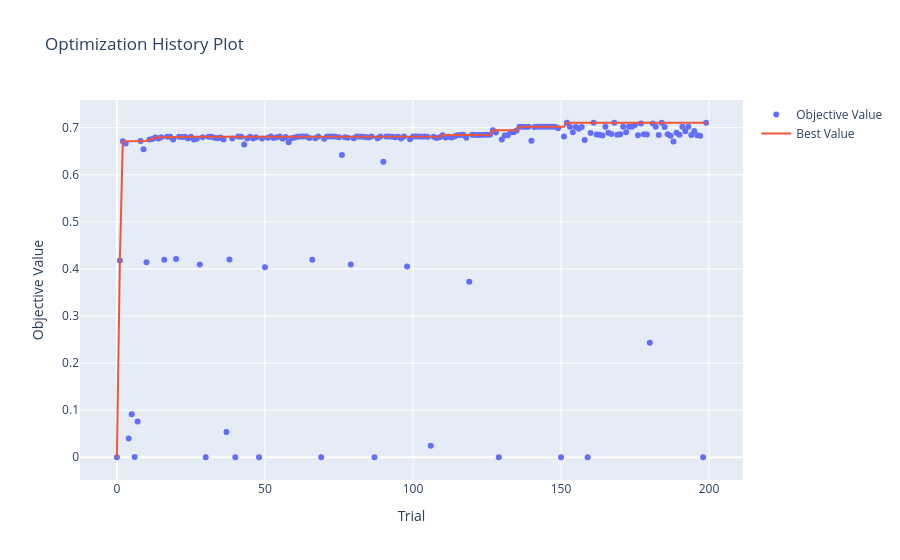

Notebook code for this chart:
### Markdown cell above
### Analysis of Hyperparameter Tuning Results

### Code cell
study = joblib.load("/Users/thananpornsethjinda/Desktop/credit-risk-modeling/src/model/optuna/final_model_study.pkl")

# Now you can plot without rerunning the optimization
fig = optuna.visualization.plot_optimization_history(study)
fig.show()

### Figure 1 — Plotly figure (JSON) as saved in the notebook; plotly's stock layout.template omitted (floating-point values rounded to 4 significant figures; data arrays with more than 128 entries replaced by an {"elided": "..."} marker saying what was removed)
{"data": [{"mode": "markers", "name": "Objective Value", "type": "scatter", "x": {"elided": "200 int values"}, "y": {"elided": "200 float values"}}, {"mode": "lines", "name": "Best Value", "type": "scatter", "x": {"elided": "200 int values"}, "y": {"elided": "200 float values"}}, {"marker": {"color": "#cccccc"}, "mode": "markers", "name": "Infeasible Trial", "showlegend": false, "type": "scatter", "x": [], "y": []}], "layout": {"title": {"text": "Optimization History Plot"}, "xaxis": {"title": {"text": "Trial"}}, "yaxis": {"title": {"text": "Objective Value"}}}}
